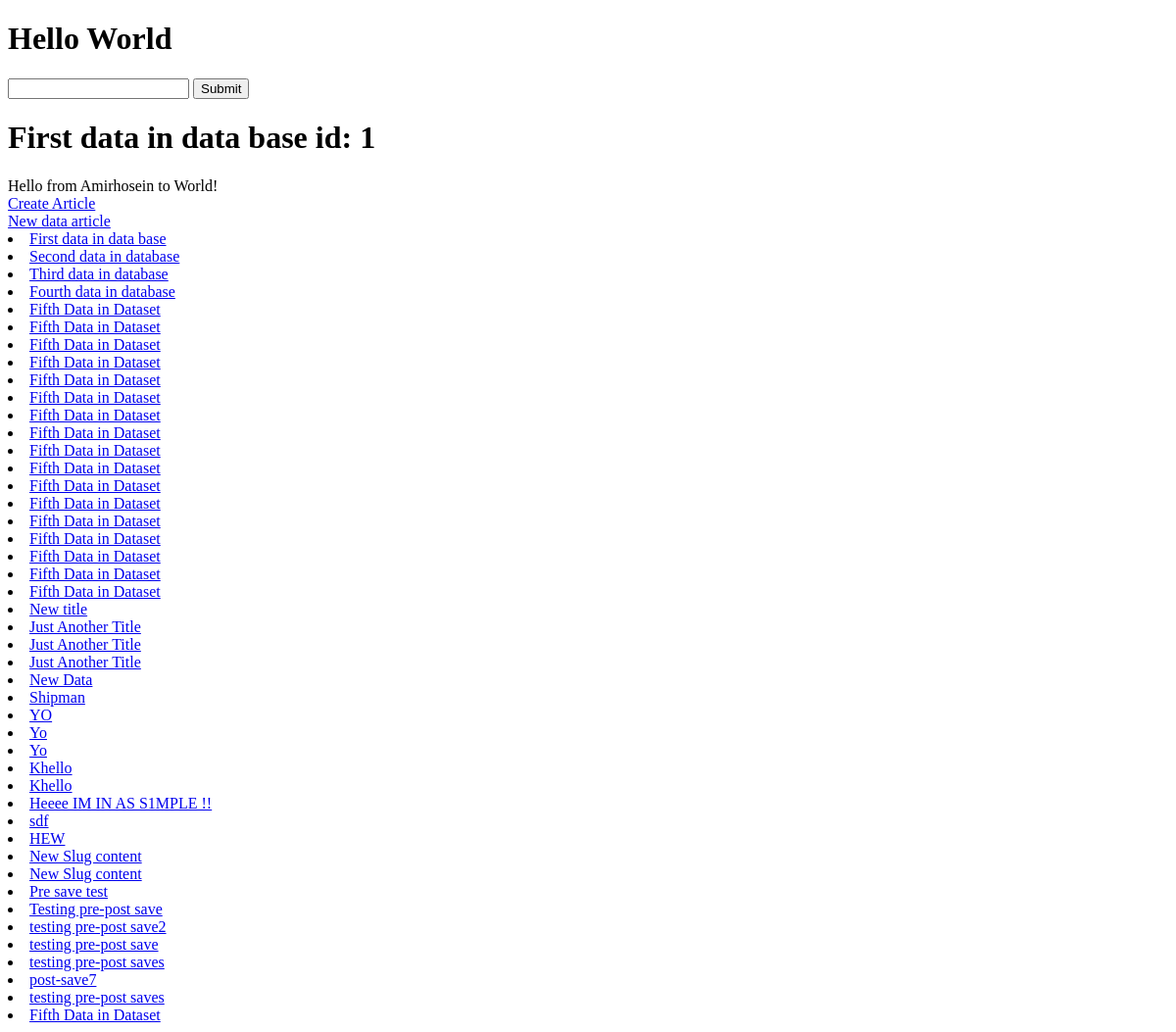
The app's page /, older data.
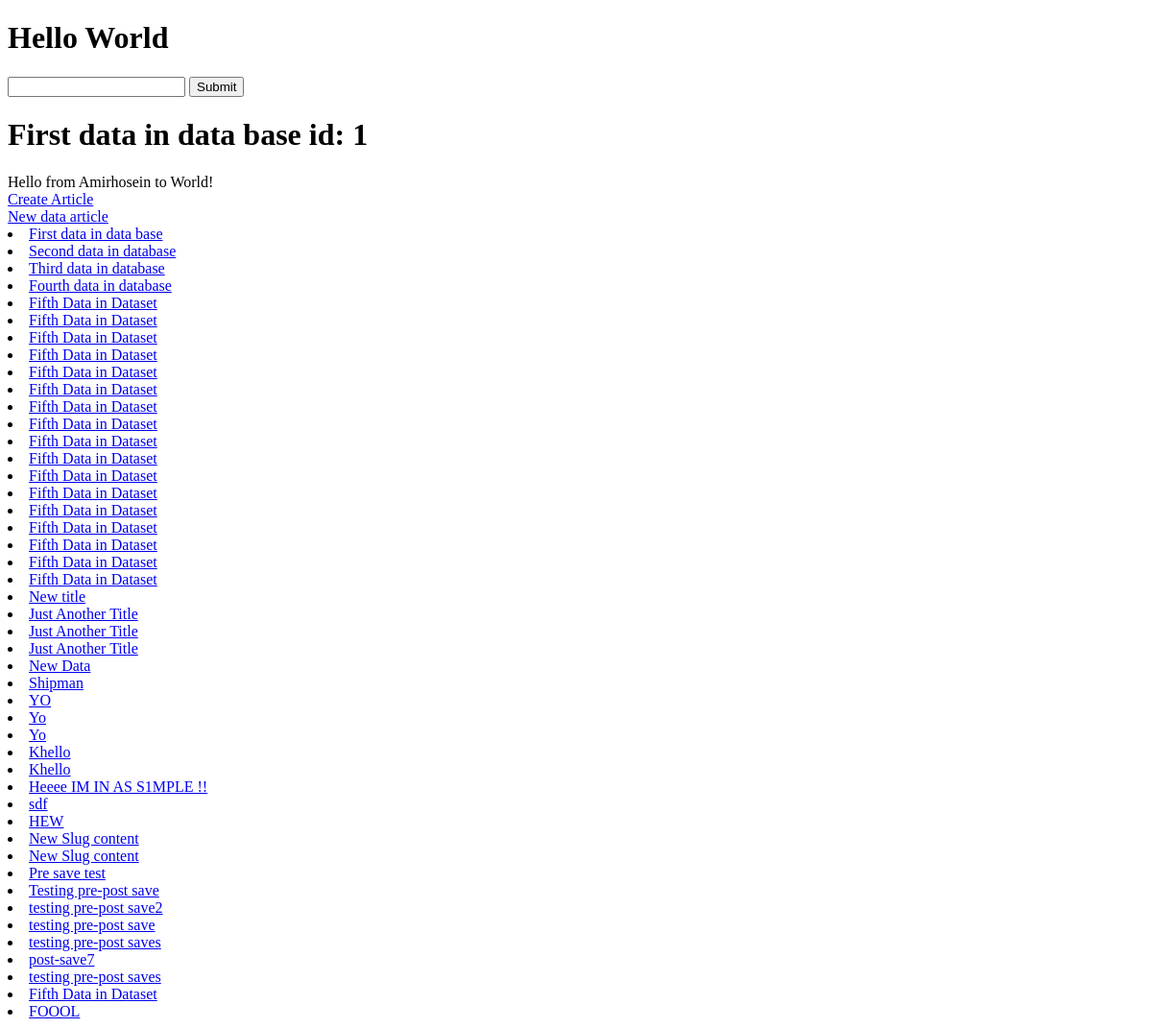
The same page, newer data.
### articles/models.py (models this page shows, shortened)
class Article(models.Model):
    user = models.ForeignKey(User, blank=True, null=True, on_delete=models.SET_NULL)
    title = models.CharField(max_length=70)
    content = models.TextField()
    slug = models.SlugField(unique=True, blank=True, null=True)
    timestamp = models.DateTimeField(auto_now_add=True)
    updated = models.DateTimeField(auto_now=True)
    publish = models.DateField(auto_now=False, auto_now_add=False, null=True, blank=True)
    objects = ArticleManager()
    def get_absolute_url(self):
        return reverse("article-detail", kwargs={"slug": self.slug})

### trydjango/views.py (the view)
# urls.py: path("", home_view), # index /home /root
def home_view (request):
    article_obj = Article.objects.get(id=1)
    number_lis = [123, 432, 54, 6233]
    article_queryset = Article.objects.all()
    context = {
        "obj_queryset": article_queryset,
        "number_lis": number_lis,
        "object" : article_obj,
        "title" : article_obj.title,
        "content" : article_obj.content,
        "id" : article_obj.id
    }
    HTML_STRING = render_to_string("home-view.html", context=context)
    return HttpResponse(HTML_STRING)

### articles/models.py (called while the page is built)
    def get_queryset(self):
            return ArticleQuerySet(self.model, using=self._db)

### templates/home-view.html
{% extends "base.html" %}
{% block content %}
<h1> {{title}} id: {{id}}</h1>
<p1> {{content}} </p1>
<br>
<a href='{% url "article-create" %}'>Create Article</a>
<br>
<a href='{% url "article-detail" slug="new-data" %}'>New data article</a>
{% for x in obj_queryset %}
<li>
     <a href="{{ x.get_absolute_url }}">{{ x.title }}</a>
</li>
{% endfor %}
{% endblock content %}

Row changes from the older to the newer data that the page shows:
added Article: title "FOOOL"
